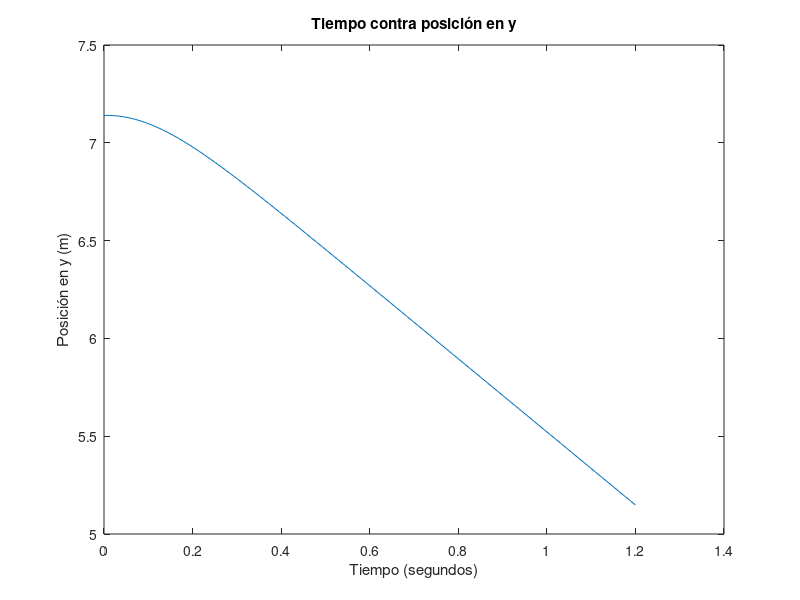

Write MATLAB code to recreate this figure.
clear all
close all
clc

% Definir parámetros físicos
m = 0.152;  % Masa (kg)
g = 9.81;   % Gravedad (m/s^2)
dBo = 0.095;  % Diámetro del objeto (m)
Abo = pi*(dBo/2)^2;  % Área del objeto (m^2)
d = 1204;  % Densidad del aire (kg/m^3)
c = 0.1;  % Coeficiente de arrastre (ajustar según contexto)
ti = 0;  % Tiempo inicial (segundos)
tf = 1.2;  % Tiempo final (segundos)
N = 100;  % Número de intervalos
dt = (tf - ti) / N;  % Intervalo de tiempo
Farr = 0;  % Fuerza de arrastre inicial

% Parámetros temporales
v(1) = 0;  % Velocidad inicial (m/s)
t(1) = ti;  % Tiempo inicial (segundos)
y(1) = 7.14;  % Posición inicial (metros)

% Loop de simulación
for n = 1:N
    t(n + 1) = t(n) + dt;  % Actualizar el tiempo
    Farr = -0.5 * c * d * Abo * abs(v(n)) * v(n);  % Fuerza de arrastre (N)
    
    % Cálculo de aceleración
    a = (Farr - m * g) / m;  % Aceleración (m/s^2)
    
    % Actualización de la velocidad y posición
    v(n + 1) = v(n) + a * dt;  % Nueva velocidad
    y(n + 1) = y(n) + v(n) * dt;  % Nueva posición
end

% Graficar resultados
plot(t, y);
xlabel("Tiempo (segundos)");
ylabel("Posición en y (m)");
title("Tiempo contra posición en y");
